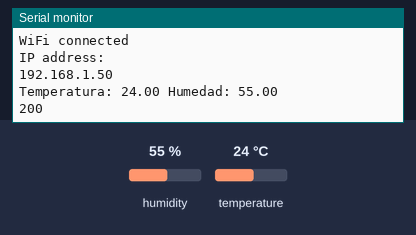
The sketch below on a simulated ESP8266 (NodeMCU). Shown: the last lines printed to the serial monitor. The inputs (shaded band) are chosen by the test bench; at power-on: humidity 55 %, temperature 24 °C. WiFi joins after 1.5 s; servers stay silent unless stated; uploads are accepted with an empty reply.

Above: at 3.7 s.
3.8 s: humidity set to 22 %
At 8.9 s:
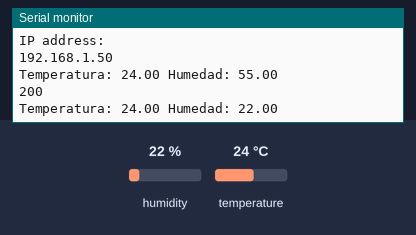
10.8 s: temperature set to 12 °C
At 15.8 s:
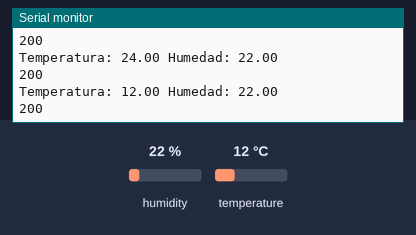
17.8 s: humidity set to 40 %
At 22.5 s:
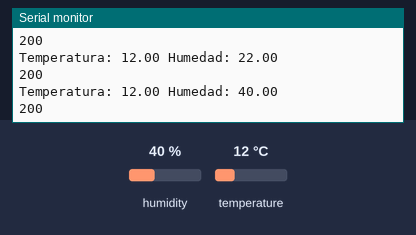
Timing chart, 0 to 24.0 s (numbered marks = the images above; inputs shaded):
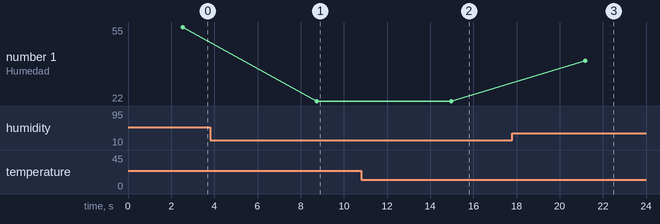

Measured:
- after the input at 3.8 s, the serial monitor: prints a new line after 4.9 s (image 1)
- after the input at 10.8 s, the serial monitor: prints a new line after 4.2 s (image 2)
- after the input at 17.8 s, the serial monitor: prints a new line after 3.4 s (image 3)
- plotted number 1: 55 → 22 after the input at 3.8 s, 22 → 40 after the input at 17.8 s

The sketch:

tem.ino
```cpp
#include <ESP8266WiFi.h>
#include <WiFiClient.h>
#include <ESP8266WebServer.h>
#include <ESP8266HTTPClient.h>

#include <DHT11.h>
DHT11 dht11(D4);

/*const char* ssid = "vodafoneA390";
const char* password = "******";
const char* host = "http://192.168.0.164:8000/api";*/

const char* ssid = "wifiRafa";
const char* password = "*****";
const char* host = "http://floweb.es/api";

void setup()
   {
      Serial.begin(115200);
      // We start by connecting to a WiFi network
        WiFi.mode(WIFI_OFF);        //Prevents reconnection issue (taking too long to connect)
          delay(1000);
        WiFi.mode(WIFI_STA);

      Serial.println();
      Serial.println();
      Serial.print("Connecting to ");
      Serial.println(ssid);

      WiFi.begin(ssid, password);

      while (WiFi.status() != WL_CONNECTED) {
      delay(500);
      Serial.print(".");
      }

      Serial.println("");
      Serial.println("WiFi connected");
      Serial.println("IP address: ");
      Serial.println(WiFi.localIP());
   }

void loop()
   {
       HTTPClient http;
       int err;
       float temp, hum;
       if((err = dht11.read(hum, temp)) == 0)    // Si devuelve 0 es que ha leido bien
          {
             Serial.print("Temperatura: ");
             Serial.print(temp);
             Serial.print(" Humedad: ");
             Serial.print(hum);
             Serial.println();
             String temperature = String(temp);
             String humidity = String(hum);
            String postData = "?temperature=" + temperature + "&humidity=" + humidity ;
            http.begin(host);
            http.addHeader("Content-Type", "application/x-www-form-urlencoded");

            int httpCode = http.POST(postData);

            String payload = http.getString();

            Serial.println(httpCode);
            Serial.println(payload);
             http.end();
             delay(1000);
          }
       else
          {
             Serial.println();
             Serial.print("Error Num :");
             Serial.print(err);
             Serial.println();
          }

       delay(5000);            //5 segundo
   }
```
